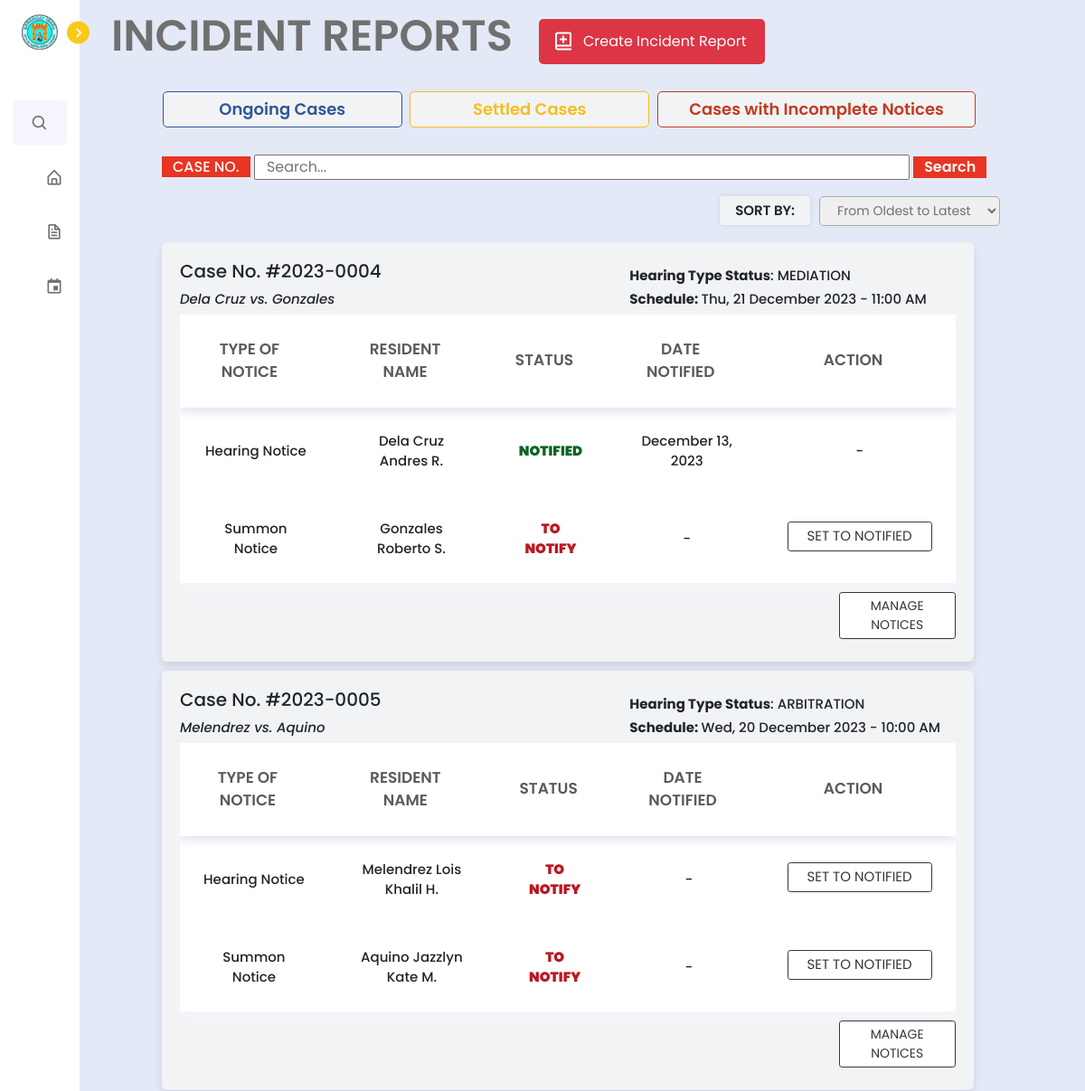
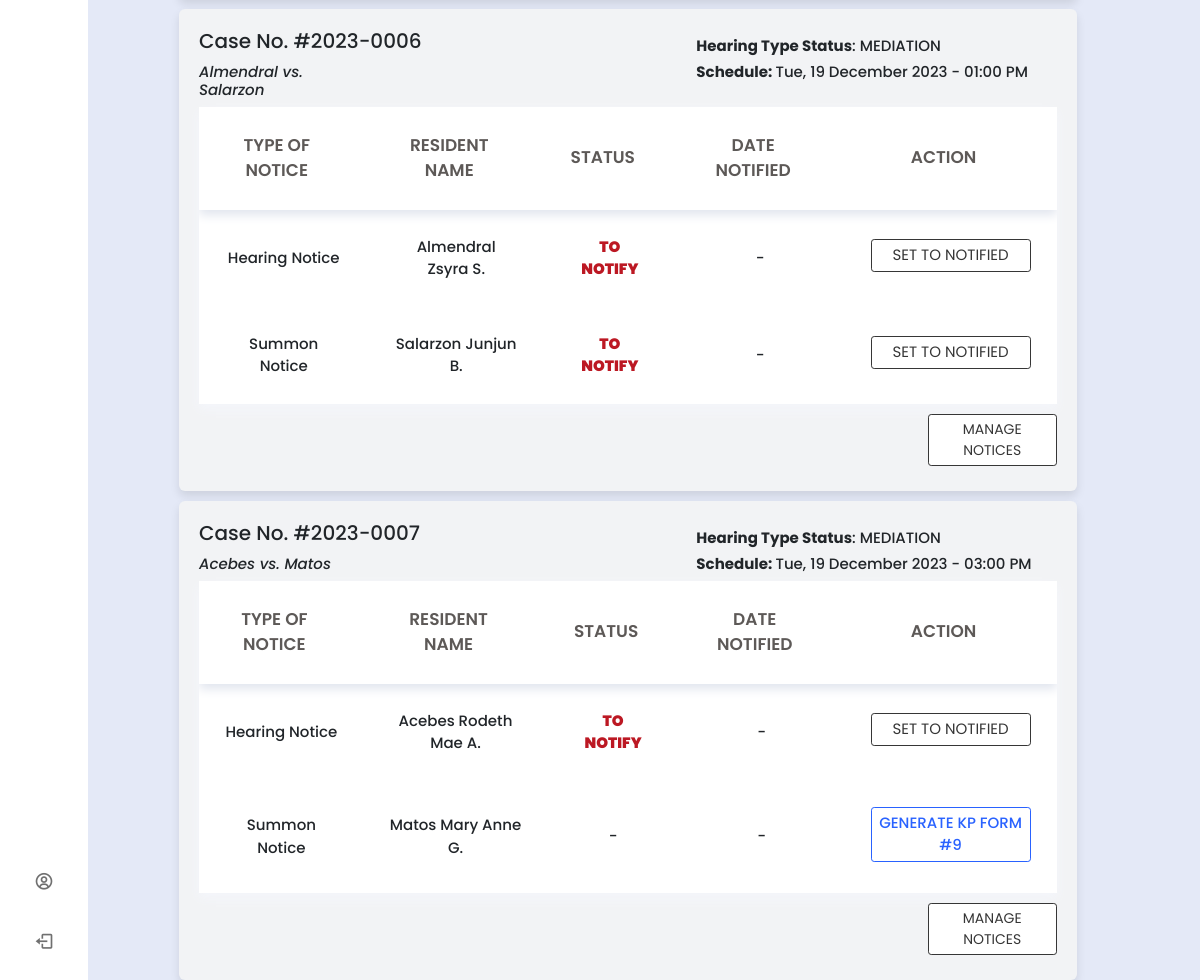
Page /barangay/lupon/incidentreports.php (signed in) on the earlier database version (2 pictures, top to bottom).
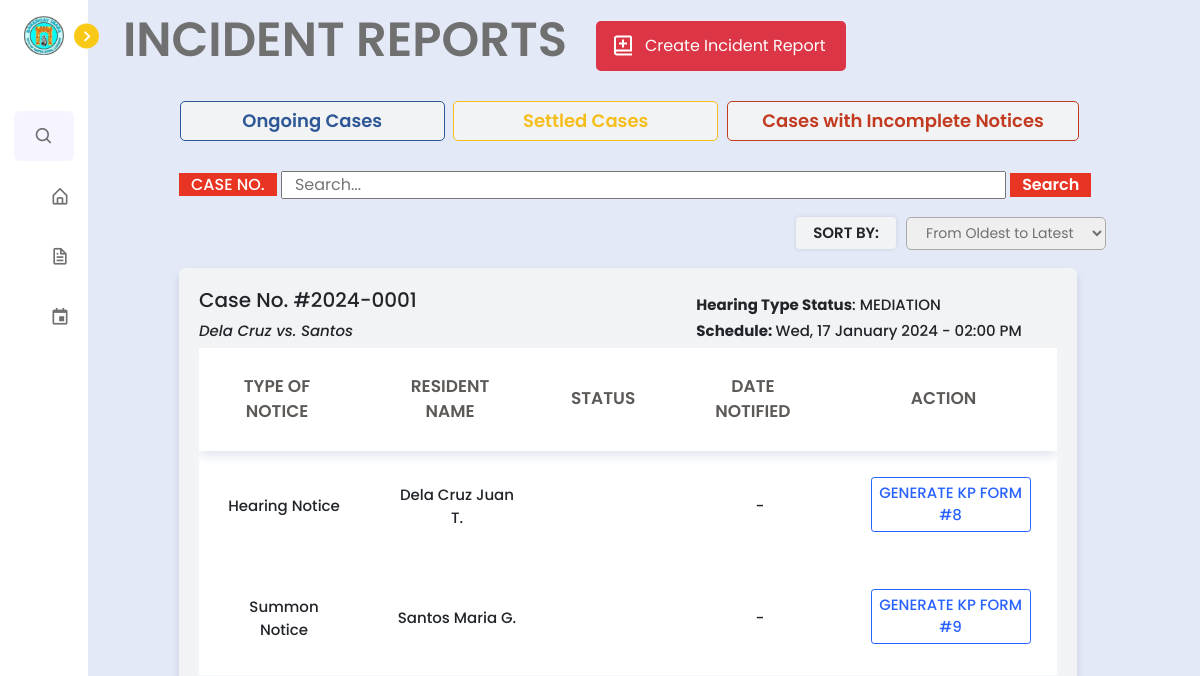
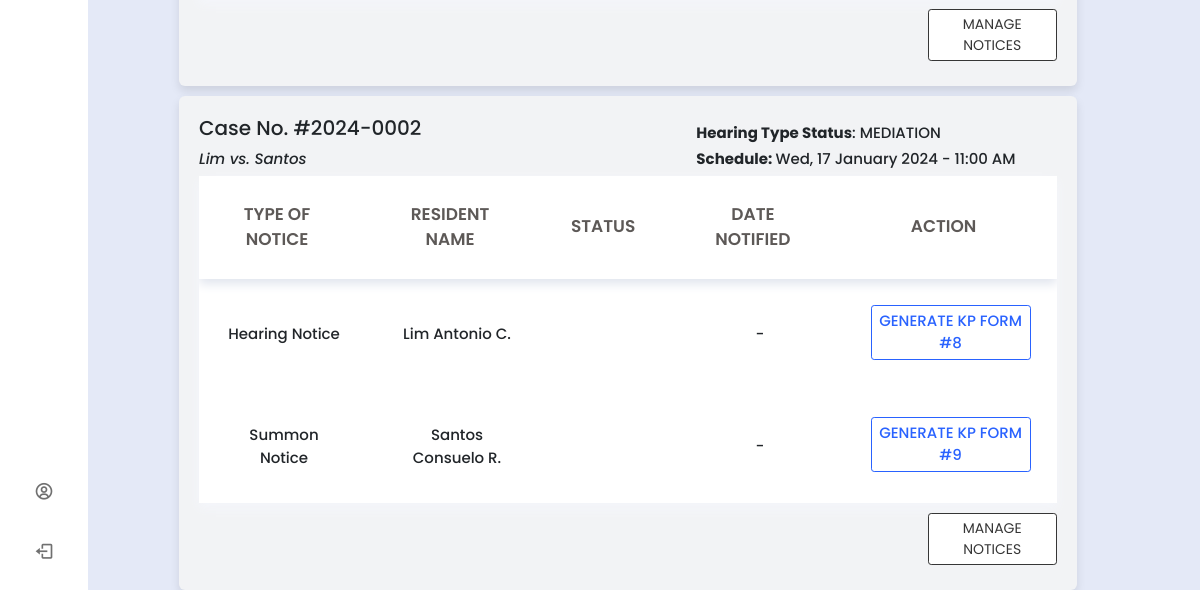
Same page on the later database version (2 pictures, top to bottom).
### tables this page shows
CREATE TABLE `incident_report` (
  `incident_id` int(11) NOT NULL,
  `complainant_last_name` varchar(255) NOT NULL,
  `complainant_first_name` varchar(255) NOT NULL,
  `complainant_middle_name` varchar(255) NOT NULL,
  `complainant_cellphone_number` varchar(20) NOT NULL,
  `complainant_house_address` varchar(255) NOT NULL,
  `respondent_last_name` varchar(255) NOT NULL,
  `respondent_first_name` varchar(255) NOT NULL,
  `respondent_middle_name` varchar(255) NOT NULL,
  `respondent_cellphone_number` varchar(20) NOT NULL,
  `respondent_house_address` varchar(255) NOT NULL,
  `incident_case_number` varchar(50) NOT NULL,
  `incident_case_type` varchar(100) NOT NULL,
  `incident_date` date NOT NULL,
  `description_of_violation` tinytext NOT NULL,
  `created_at` timestamp NOT NULL DEFAULT current_timestamp(),
  `submitter_first_name` varchar(50) DEFAULT NULL,
  `submitter_last_name` varchar(50) DEFAULT NULL,
  `lupon_id` int(11) DEFAULT NULL,
  `pb_id` int(11) NOT NULL,
  `other_incident_case_type` varchar(255) DEFAULT NULL,
  `attachment` blob DEFAULT NULL
);

CREATE TABLE `hearing` (
  `hearing_id` int(11) NOT NULL,
  `incident_case_number` varchar(50) DEFAULT NULL,
  `date_of_hearing` date DEFAULT NULL,
  `time_of_hearing` time DEFAULT NULL,
  `hearing_type_status` varchar(50) DEFAULT 'mediation',
  `timestamp` timestamp NOT NULL DEFAULT current_timestamp(),
  `schedule_change_timestamp` timestamp NULL DEFAULT NULL,
  `conciliation_timestamp` timestamp NULL DEFAULT NULL,
  `arbitration_timestamp` timestamp NULL DEFAULT NULL,
  `pb_id` int(11) DEFAULT NULL
);

CREATE TABLE `notify_residents` (
  `notify_id` int(11) NOT NULL,
  `incident_case_number` varchar(50) DEFAULT NULL,
  `generate_summon` varchar(20) DEFAULT 'not generated',
  `generated_summon_timestamp` timestamp NULL DEFAULT NULL,
  `notify_summon` varchar(20) DEFAULT 'not notified',
  `generate_hearing` varchar(20) DEFAULT 'not generated',
  `notify_hearing` varchar(20) NOT NULL DEFAULT 'not notified',
  `hearing_notified` timestamp NULL DEFAULT NULL,
  `summon_notified` timestamp NULL DEFAULT NULL,
  `generate_pangkat` varchar(20) NOT NULL DEFAULT 'not generated',
  `notify_pangkat` varchar(20) NOT NULL DEFAULT 'not notified',
  `pangkat_notified` timestamp NULL DEFAULT NULL,
  `generate_arbitration` varchar(20) NOT NULL DEFAULT 'not generated',
  `generate_execution` varchar(20) NOT NULL DEFAULT 'not generated',
  `generated_hearing_timestamp` timestamp NULL DEFAULT NULL,
  `generated_pangkat_timestamp` timestamp NULL DEFAULT NULL,
  `generated_arbitration_timestamp` timestamp NULL DEFAULT NULL,
  `generated_execution_timestamp` timestamp NULL DEFAULT NULL
);

### barangay/lupon/incidentreports.php (the view, shortened to what the changed rows need)
<?php
include '../../config.php';
$email = $_SESSION['email_address'];
$selectLuponId = mysqli_query($conn, "SELECT pb_id FROM `lupon_accounts` WHERE email_address = '$email'");
$row = mysqli_fetch_assoc($selectLuponId);
$pb_id = $row['pb_id'];
if(isset($_POST['submit_search'])){
    $search_case = mysqli_real_escape_string($conn, $_POST['search_case']);
    $query = "SELECT i.*, h.incident_case_number AS hearing_incident_case_number,
                     h.date_of_hearing, h.time_of_hearing, h.hearing_type_status
              FROM incident_report i
              LEFT JOIN hearing h ON i.incident_case_number = h.incident_case_number
              LEFT JOIN court_action ca ON i.incident_case_number = ca.incident_case_number
              WHERE i.pb_id = $pb_id
                    AND i.incident_case_number LIKE '%$search_case%'
                    AND ca.incident_case_number IS NULL
              ORDER BY i.created_at ASC";
} else {
    $query = "SELECT i.*, h.incident_case_number AS hearing_incident_case_number,
                     h.date_of_hearing, h.time_of_hearing, h.hearing_type_status
              FROM incident_report i
              LEFT JOIN hearing h ON i.incident_case_number = h.incident_case_number
              LEFT JOIN court_action ca ON i.incident_case_number = ca.incident_case_number
              WHERE i.pb_id = $pb_id
                    AND ca.incident_case_number IS NULL
              ORDER BY i.created_at ASC";
}
$result = mysqli_query($conn, $query);
?>
<!DOCTYPE html>
<html lang="en">
<head>
    <link href='https://unpkg.com/boxicons@2.1.1/css/boxicons.min.css' rel='stylesheet'>
    <link rel="stylesheet" href="../../node_modules/bootstrap/dist/css/bootstrap.min.css">
    <link rel="stylesheet" href="../../css/lupon.css">
    <link rel="stylesheet" href="../../css/incidentform.css">
</head>
<body>
<?php include 'nav_bar.php';?>
    <section class="home">
        <h1 class="incident-reports">INCIDENT REPORTS</h1>
    <?php
if (mysqli_num_rows($result) == 0) {
    echo '<div class="text-box">No Incident Cases found</div>';
} else {
    while ($row = mysqli_fetch_assoc($result)) {
    $incident_case_number = $row['incident_case_number'];
    $check_query = "SELECT COUNT(*) as count FROM amicable_settlement WHERE incident_case_number = '$incident_case_number'";
    $check_result = mysqli_query($conn, $check_query);
    $row_count = mysqli_fetch_assoc($check_result);
    $count = $row_count['count'];
    if ($count == 0) {
        $date_of_hearing = $row['date_of_hearing'];
        $formatted_date = date('l, F j, Y', strtotime($date_of_hearing));
        $schedule_status = isset($row['date_of_hearing']) && isset($row['time_of_hearing']) ?
            date('D, j F Y - h:i A', strtotime($row['date_of_hearing'] . ' ' . $row['time_of_hearing'])) :
            "NO SCHEDULE YET";
        echo '<div class="container" style="margin-top: 10px; width: 80%;">';
        echo '<div class="top-text" style="display: flex;">';
        echo '<h3 class="case-no-text" style="font-size: 20px;">Case No. #' . htmlspecialchars(substr($row['incident_case_number'], 0, 9)) . '</h3>';
        echo '</div>';
        if ($schedule_status !== "NO SCHEDULE YET") {
            echo '<div class="top-text" style="display: flex;">';
            echo '<h3 class="hearing-text" style="font-size: 15px; margin-top: -2.8%; margin-left: 58%; font-weight: 500;"><b>Hearing Type Status</b>: ' . strtoupper($row['hearing_type_status']) . '</h3>';
            echo '</div>';
        }
        echo '<div class="top-text" style="display: flex;">';
        echo '<h3 class="case-no-text" style="font-size: 15px; font-weight: 500; font-style: italic; width: 20%;">' . $row['complainant_last_name'] . ' vs. ' . $row['respondent_last_name'] . '</h3>';
        if ($schedule_status === "NO SCHEDULE YET") {
            echo '';
        } else {
            echo '<h3 class="hearing-text" style="font-size: 15px; font-weight: 500; margin-left: 38%;"><b>Schedule: </b>' . $schedule_status . '</h3>';
        }
        echo '</div>';
        echo '<table>';
        echo '<thead>';
        echo '<tr>';
        echo '<th>Type of Notice</th>';
        echo '<th>Resident Name</th>';
        echo '<th>Status</th>';
        echo '<th>Date Notified</th>';
        echo '<th>Action</th>';
        echo '</tr>';
        echo '</thead>';
        echo '<tbody>';
        if ($schedule_status === "NO SCHEDULE YET") {
            echo '<tr>';
            echo '<td colspan="5" style="text-align: center; font-size: 24px;">NO HEARING SCHEDULE YET</td>';
            echo '</tr>';
        } else {
            echo '<tr>';
            echo '<td>Hearing Notice</td>';
            echo '<td>' . $row['complainant_last_name'] . ' ' . $row['complainant_first_name'] . ' ' . substr($row['complainant_middle_name'], 0, 1) . '.</td>';
            echo '<td>';
            $check_query = "SELECT generate_hearing, notify_hearing, hearing_notified FROM notify_residents WHERE incident_case_number = '" . $row['incident_case_number'] . "'";
            $check_result = mysqli_query($conn, $check_query);
            if ($check_result && mysqli_num_rows($check_result) > 0) {
                $row_notify = mysqli_fetch_assoc($check_result);
                $generate_hearing_value = $row_notify['generate_hearing'];
                $notify_complainant_value = $row_notify['notify_hearing'];
                $hearing_notified = $row_notify['hearing_notified'];
                $formatted_date = date("F j, Y", strtotime($hearing_notified));
                if (empty($generate_hearing_value) || $generate_hearing_value === 'not generated') {
                    echo '-';
                } elseif ($notify_complainant_value === 'notified') {
                    echo '<span class="notified">NOTIFIED</span>';
                } else {
                    echo '<span class="to-notify">TO NOTIFY</span>';
                }
            }
            echo '</td>';
            echo '<td>';
            if (empty($generate_hearing_value) || $generate_hearing_value === 'not generated') {
                echo '-';
            } elseif ($notify_complainant_value === 'notified') {
                echo $formatted_date;
            } else {
                echo '-';
            }
            echo '</td>';
            echo '<td>';
            if (empty($generate_hearing_value) || $generate_hearing_value === 'not generated') {
                echo '<span class="generate" onclick="showSummonPopup()">Generate KP Form #8</span>';
            } elseif ($notify_complainant_value === 'notified') {
                echo '-';
            } else {
                echo '<button class="notify" style="cursor: default;">Set To Notified</button>';
            }
            echo '</td>';
            echo '</tr>';
            echo '<tr>';
            echo '<td>Summon Notice</td>';
            echo '<td>' . $row['respondent_last_name'] . ' ' . $row['respondent_first_name'] . ' ' . substr($row['respondent_middle_name'], 0, 1) . '.' . '</td>';
            echo '<td>';
            $check_query = "SELECT generate_summon, notify_summon, summon_notified FROM notify_residents WHERE incident_case_number = '" . $row['incident_case_number'] . "'";
            $check_result = mysqli_query($conn, $check_query);
            if ($check_result && mysqli_num_rows($check_result) > 0) {
                $row_notify = mysqli_fetch_assoc($check_result);
                $generate_summon_value = $row_notify['generate_summon'];
                $notify_summon_value = $row_notify['notify_summon'];
                $date_summon = $row_notify['summon_notified'];
                $summon_notified = date("F j, Y", strtotime($date_summon));
                if (empty($generate_summon_value) || $generate_summon_value === 'not generated') {
                    echo '-';
                } elseif ($notify_summon_value === 'notified') {
                    echo '<span class="notified">NOTIFIED</span>';
                } else {
                    echo '<span class="to-notify">TO NOTIFY</span>';
                }
            }
            echo '</td>';
            echo '<td>';
            if (empty($generate_summon_value) || $generate_summon_value === 'not generated') {
                echo '-';
            } elseif ($notify_summon_value === 'notified') {
                echo $summon_notified;
            } else {
                echo '-';
            }
            echo '</td>';
            echo '<td>';
            if (empty($generate_summon_value) || $generate_summon_value === 'not generated') {
                echo '<span class="generate" onclick="showSummonPopup()">Generate KP Form #9</span>';
            } elseif ($notify_summon_value === 'notified') {
                echo '-';
            } else {
                echo '<button class="notify" style="cursor: default;">Set To Notified</button>';
            }
            echo '</td>';
            echo '</tr>';
        }
        echo '</tbody>';
        echo '</table>';
        if ($schedule_status === "NO SCHEDULE YET") {
            echo '<a href="schedule_hearing.php?incident_case_number=' . $row['incident_case_number'] . '" style="text-decoration: none;">';
            echo '<button class="schedule" style="width: 18%; font-size: 14px; margin-left: 82%; margin-top: 10px;">SET HEARING SCHEDULE</button>';
            echo '</a>';
        } else {
            echo '<a href="notice_forms.php?incident_case_number=' . $row['incident_case_number'] . '" style="text-decoration: none;">';
            echo '<button class="schedule" style="width: 15%; font-size: 14px; margin-left: 85%; margin-top: 10px;">Manage Notices</button>';
            echo '</a>';
        }
        echo '</div>';
    }
}
}
?>
    </section>
</body>
</html>

Differences in the rows shown:
no longer on this page (row unchanged): incident_report: incident_case_number "2023-0004", hearing.hearing_type_status "MEDIATION", complainant_last_name "Dela Cruz", respondent_last_name "Gonzales", hearing.date_of_hearing+time_of_hearing "Thu, 21 December 2023 - 11:00 AM", complainant_first_name "Andres", complainant_middle_name "R", shows "NOTIFIED", notify_residents.hearing_notified "December 13, 2023", respondent_first_name "Roberto", respondent_middle_name "S", shows "TO NOTIFY", shows "SET TO NOTIFIED"
no longer on this page (row unchanged): incident_report: incident_case_number "2023-0005", hearing.hearing_type_status "ARBITRATION", complainant_last_name "Melendrez", respondent_last_name "Aquino", hearing.date_of_hearing+time_of_hearing "Wed, 20 December 2023 - 10:00 AM", complainant_first_name "Lois Khalil", complainant_middle_name "H", shows "TO NOTIFY", shows "SET TO NOTIFIED", respondent_first_name "Jazzlyn Kate", respondent_middle_name "M"
no longer on this page (row unchanged): incident_report: incident_case_number "2023-0006", hearing.hearing_type_status "MEDIATION", complainant_last_name "Almendral", respondent_last_name "Salarzon", hearing.date_of_hearing+time_of_hearing "Tue, 19 December 2023 - 01:00 PM", complainant_first_name "Zsyra", complainant_middle_name "S", shows "TO NOTIFY", shows "SET TO NOTIFIED", respondent_first_name "Junjun", respondent_middle_name "B"
no longer on this page (row unchanged): incident_report: incident_case_number "2023-0007", hearing.hearing_type_status "MEDIATION", complainant_last_name "Acebes", respondent_last_name "Matos", hearing.date_of_hearing+time_of_hearing "Tue, 19 December 2023 - 03:00 PM", complainant_first_name "Rodeth Mae", complainant_middle_name "A", shows "TO NOTIFY", shows "SET TO NOTIFIED", respondent_first_name "Mary Anne", respondent_middle_name "G", shows "GENERATE KP FORM #9"
added incident_report: incident_case_number "2024-0001", hearing.hearing_type_status "MEDIATION", complainant_last_name "Dela Cruz", respondent_last_name "Santos", hearing.date_of_hearing+time_of_hearing "Wed, 17 January 2024 - 02:00 PM", complainant_first_name "Juan", complainant_middle_name "T", shows "GENERATE KP FORM #8", respondent_first_name "Maria", respondent_middle_name "G", shows "GENERATE KP FORM #9"
added incident_report: incident_case_number "2024-0002", hearing.hearing_type_status "MEDIATION", complainant_last_name "Lim", respondent_last_name "Santos", hearing.date_of_hearing+time_of_hearing "Wed, 17 January 2024 - 11:00 AM", complainant_first_name "Antonio", complainant_middle_name "C", shows "GENERATE KP FORM #8", respondent_first_name "Consuelo", respondent_middle_name "R", shows "GENERATE KP FORM #9"
